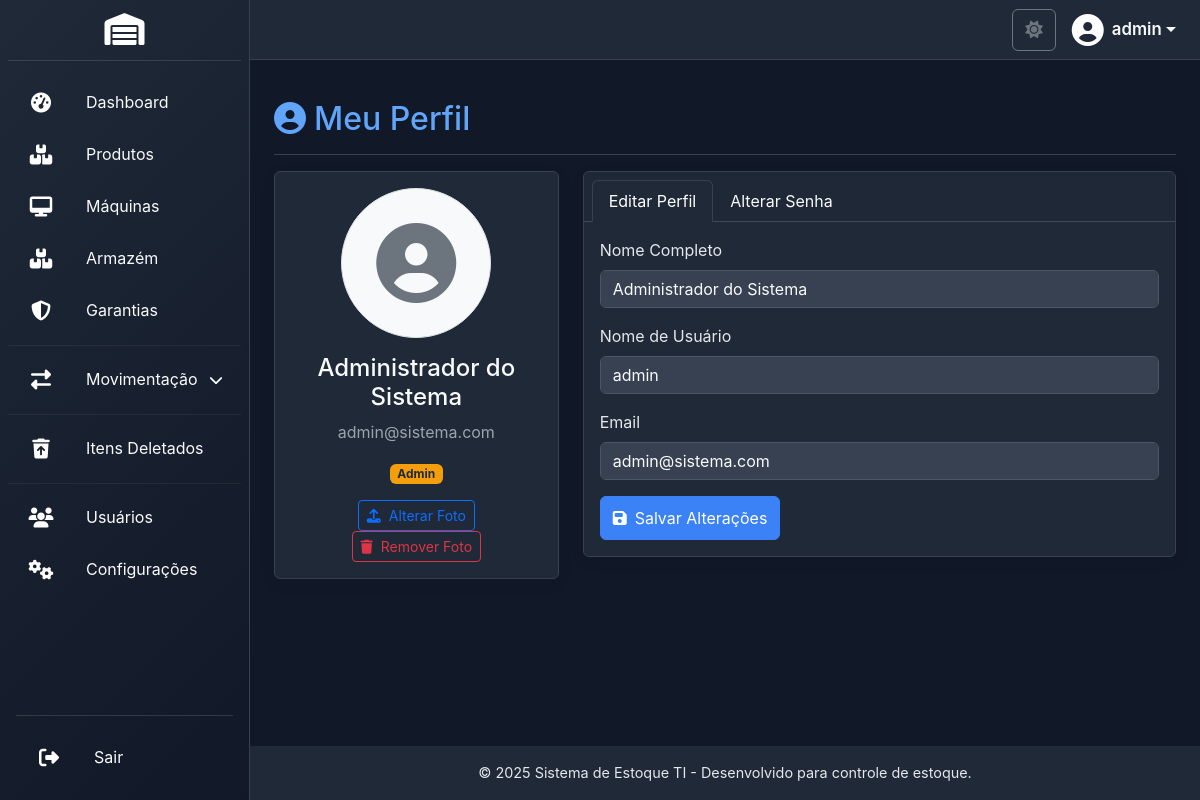
Page /modules/users/profile.php (signed in) on the committed database.
### tables this page shows
CREATE TABLE IF NOT EXISTS `users` (
  `id` int(11) NOT NULL AUTO_INCREMENT,
  `username` varchar(50) NOT NULL,
  `password` varchar(255) NOT NULL,
  `email` varchar(100) NOT NULL,
  `role` varchar(20) DEFAULT 'user',
  `full_name` varchar(255) DEFAULT NULL,
  `avatar` varchar(255) DEFAULT NULL,
  `last_login` timestamp NULL DEFAULT NULL,
  `reset_token` varchar(64) DEFAULT NULL,
  `reset_token_expires_at` datetime DEFAULT NULL,
  `created_at` timestamp NOT NULL DEFAULT current_timestamp(),
  `updated_at` timestamp NOT NULL DEFAULT current_timestamp() ON UPDATE current_timestamp(),
  `theme` varchar(50) DEFAULT 'blue',
  `is_deleted` tinyint(1) DEFAULT 0 COMMENT 'Marca usuário como deletado (soft delete)',
  `deleted_at` datetime DEFAULT NULL COMMENT 'Data e hora da deleção',
  PRIMARY KEY (`id`),
  UNIQUE KEY `username` (`username`),
  UNIQUE KEY `email` (`email`),
  KEY `idx_is_deleted` (`is_deleted`),
  KEY `idx_deleted_at` (`deleted_at`)
);

### modules/users/profile.php (the view, shortened to what this page needs)
<?php
$user_id = $_SESSION['user_id'];
try {
    $pdo = getConnection();
    $stmt = $pdo->prepare("SELECT * FROM users WHERE id = ?");
    $stmt->execute([$user_id]);
    $user = $stmt->fetch();
} catch (PDOException $e) {
    die("Erro ao carregar dados do usuário.");
}
include '../../includes/header.php';
?>
<div class="d-flex justify-content-between flex-wrap flex-md-nowrap align-items-center pt-3 pb-2 mb-3 border-bottom">
    <h1 class="h2 text-primary-custom"><i class="fas fa-user-circle me-2"></i>Meu Perfil</h1>
</div>
<div class="row">
    <div class="col-lg-4 mb-4">
        <div class="card card-custom text-center">
            <div class="card-body">
                <div class="profile-avatar-container mb-3">
                    <?php
                    $avatar_full_path = __DIR__ . '/../../uploads/avatars/' . ($user['avatar'] ?? '');
                    if (!empty($user['avatar']) && file_exists($avatar_full_path)):
                    ?>
                        <img src="<?php echo htmlspecialchars('/sistema5/uploads/avatars/' . $user['avatar']) . '?v=' . time(); ?>"
                             alt="Avatar do Usuário"
                             class="img-thumbnail rounded-circle"
                             style="width: 150px; height: 150px; object-fit: cover;">
                    <?php else: ?>
                        <div class="default-avatar-icon">
                            <i class="fas fa-user-circle text-secondary"></i>
                        </div>
                    <?php endif; ?>
                </div>
                <h4 class="card-title"><?php echo htmlspecialchars(($user['full_name'] ?? '') ?: ($user['username'] ?? 'Usuário')); ?></h4>
                <p class="text-muted"><?php echo htmlspecialchars($user['email'] ?? ''); ?></p>
                <span class="badge <?php
                    $badge_class = 'bg-info';
                    $role = $user['role'] ?? 'user';
                    if ($role === 'admin') {
                        $badge_class = 'bg-warning text-dark';
                    } elseif ($role === 'administrativo') {
                        $badge_class = 'bg-success text-white';
                    }
                    echo $badge_class;
                ?>">
                    <?php echo ucfirst($role); ?>
                </span>
                <div class="mt-3">
                    <button type="button" class="btn btn-sm btn-outline-primary" onclick="document.getElementById('avatar-input').click();">
                        <i class="fas fa-upload me-1"></i> Alterar Foto
                    </button>
                    <?php if (!empty($user['avatar'])): ?>
                    <button type="button" class="btn btn-sm btn-outline-danger" id="remove-avatar-btn">
                        <i class="fas fa-trash me-1"></i> Remover Foto
                    </button>
                    <?php endif; ?>
                </div>
            </div>
        </div>
    </div>
    <div class="col-lg-8">
        <div class="card card-custom">
            <div class="card-header">
                <ul class="nav nav-tabs card-header-tabs">
                    <li class="nav-item">
                        <a class="nav-link active" data-bs-toggle="tab" href="#edit-profile">Editar Perfil</a>
                    </li>
                    <li class="nav-item">
                        <a class="nav-link" data-bs-toggle="tab" href="#change-password">Alterar Senha</a>
                    </li>
                </ul>
            </div>
            <div class="card-body">
                <div class="tab-content">
                    <div class="tab-pane fade show active" id="edit-profile">
                        <form action="profile.php" method="POST">
                            <div class="mb-3">
                                <label for="full_name" class="form-label">Nome Completo</label>
                                <input type="text" class="form-control" id="full_name" name="full_name" value="<?php echo htmlspecialchars($user['full_name'] ?? ''); ?>">
                            </div>
                            <div class="mb-3">
                                <label for="username" class="form-label">Nome de Usuário</label>
                                <input type="text" class="form-control" id="username" name="username" value="<?php echo htmlspecialchars($user['username'] ?? ''); ?>" required>
                            </div>
                            <div class="mb-3">
                                <label for="email" class="form-label">Email</label>
                                <input type="email" class="form-control" id="email" name="email" value="<?php echo htmlspecialchars($user['email'] ?? ''); ?>" required>
                            </div>
                            <button type="submit" class="btn btn-primary-custom"><i class="fas fa-save me-1"></i> Salvar Alterações</button>
                        </form>
                    </div>
                </div>
            </div>
        </div>
    </div>
</div>
<?php include '../../includes/footer.php'; ?>

### CSS/themes.css (style rules this page uses)
.theme-dark_blue { --primary-color: #3b82f6; --primary-dark: #2563eb; --primary-light: #60a5fa; --secondary-color: #9ca3af; --light-bg: #111827; --bs-body-bg: #111827; --bs-tertiary-bg: #1f2937; --bs-secondary-bg: #374151; --text-dark: #e5e7eb; --bs-body-color: #e5e7eb; --bs-heading-color: #f9fafb; --bs-secondary-color: #9ca3af; --border-color: #374151; --bs-border-color: #374151; --bs-border-color-translucent: rgba(255, 255, 255, 0.15); --bs-light: #1f2937; --bs-light-rgb: 31, 41, 55; }
.theme-dark_blue .card-custom { background-color: var(--bs-tertiary-bg); border-color: var(--bs-border-color); }
.theme-dark_blue .text-dark { color: var(--bs-body-color) !important; }
.theme-dark_blue .badge.bg-warning { background-color: #f59e0b !important; color: #1f2937 !important; }
.theme-dark_blue .text-muted { color: var(--bs-secondary-color) !important; }
.theme-dark_blue .form-control, .theme-dark_blue .form-select { background-color: #374151; color: #f9fafb; border-color: #4b5563; }
.theme-dark_blue .form-label, .theme-dark_blue .form-label-custom, .theme-dark_blue label { color: #e5e7eb !important; }
.theme-dark_blue .form-control::placeholder, .theme-dark_blue .form-select::placeholder { color: #9ca3af; opacity: 1; }
.theme-dark_blue h1, .theme-dark_blue h2, .theme-dark_blue h3, .theme-dark_blue h4, .theme-dark_blue h5, .theme-dark_blue h6 { color: var(--bs-heading-color) !important; }
.theme-dark_blue .h2, .theme-dark_blue .h3, .theme-dark_blue .h4 { color: var(--bs-heading-color) !important; }
.theme-dark_blue .card-body, .theme-dark_blue .card-text { color: var(--bs-body-color) !important; }
.theme-dark_blue .text-primary-custom { color: var(--primary-light) !important; }
.theme-dark_blue .nav-tabs { border-bottom-color: var(--bs-border-color); }
.theme-dark_blue .nav-tabs .nav-link, .theme-dark_blue .nav-tabs a.nav-link, .theme-dark_blue .nav-tabs .nav-link * { color: #f9fafb !important; }
.theme-dark_blue .nav-tabs .nav-link { border-color: transparent; }
.theme-dark_blue .nav-tabs .nav-link.active, .theme-dark_blue .nav-tabs a.nav-link.active { background-color: var(--bs-tertiary-bg); color: #ffffff !important; border-color: var(--bs-border-color) var(--bs-border-color) var(--bs-tertiary-bg); }
body.theme-dark_blue .nav-tabs .nav-link, body.theme-dark_blue .nav-tabs a.nav-link, body.theme-dark_blue a.nav-link, body.theme-dark_blue .nav-link { color: #f9fafb !important; }
body.theme-dark_blue .nav-tabs .nav-link.active, body.theme-dark_blue .nav-tabs a.nav-link.active, body.theme-dark_blue a.nav-link.active, body.theme-dark_blue .nav-link.active { color: #ffffff !important; background-color: var(--bs-tertiary-bg) !important; }
.btn-primary-custom, .btn-secondary-custom, .btn-success-custom { display: inline-flex !important; align-items: center; justify-content: center; gap: 0.5rem; white-space: nowrap; }
.btn-primary-custom i, .btn-secondary-custom i, .btn-success-custom i, .btn-toolbar .btn:not(.btn-group-sm .btn) i { margin: 0 !important; padding: 0 !important; }

### CSS/custom.css (style rules this page uses)
:root { --primary-color: #0d6efd; --primary-dark: #0a58ca; --primary-light: #3b82f6; --secondary-color: #6c757d; --accent-color: #ffffff; --light-bg: #f8f9fa; --text-light: #ffffff; --text-dark: #212529; --border-color: #e9ecef; --hover-color: rgba(255, 255, 255, 0.1); --active-color: #0b5ed7; --border-radius-base: 0.375rem; --box-shadow-base: 0 4px 15px rgba(0, 0, 0, 0.07); --sidebar-width: 170px; --sidebar-collapsed-width: 80px; --transition-speed: 0.3s; }
body { background-color: var(--light-bg); font-family: -apple-system, BlinkMacSystemFont, "Segoe UI", Roboto, "Helvetica Neue", Arial, sans-serif; color: var(--text-dark); overflow-x: hidden; }
.btn-primary-custom { background-color: var(--primary-color); border-color: var(--primary-color); color: var(--text-light); }
.text-primary-custom { color: var(--primary-color) !important; }
.card-custom { border: 1px solid var(--border-color); border-radius: var(--border-radius-base); box-shadow: var(--box-shadow-base); }
.btn-primary-custom, .btn-secondary-custom, .btn-success-custom { display: inline-flex !important; align-items: center; justify-content: center; gap: 0.5rem; white-space: nowrap; }
.btn-primary-custom i, .btn-secondary-custom i, .btn-success-custom i, .btn-toolbar .btn:not(.btn-group-sm .btn) i { margin: 0 !important; padding: 0 !important; }

### rows in the picture
users: full_name "Administrador do Sistema", email "admin@sistema.com", role "Admin", username "admin"

### other values in the picture
$_SESSION["username"] "admin"
SITE_NAME "Sistema de Estoque TI"
